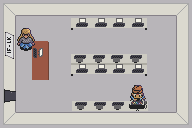

This game map was drawn from its Tiled (.tmx) file and the tilesets committed beside it. A one-line description and the full map source follow:
An orthogonal 12x8 tile map with 16x16 px tiles, 2 tile layers (Tile Layer 1, inder) and 13 objects (1, questmaster, door_if, inder).

<map version="1.8" tiledversion="1.8.2" orientation="orthogonal" renderorder="right-down" width="12" height="8" tilewidth="16" tileheight="16" infinite="0" nextlayerid="6" nextobjectid="15">
 <tileset firstgid="1" source="tileset.tsx" />
 <layer id="1" name="Tile Layer 1" width="12" height="8">
  <data encoding="csv">
728,729,730,731,732,733,734,735,736,737,738,739,
750,751,752,753,754,755,756,757,758,759,760,761,
772,773,774,775,776,777,778,779,780,781,782,783,
794,795,796,797,798,799,800,801,802,803,804,805,
816,817,818,819,820,821,822,823,824,825,826,827,
838,839,840,841,842,843,844,845,846,847,848,849,
860,861,862,863,864,865,866,867,868,869,870,871,
882,883,884,885,886,887,888,889,890,891,892,893
</data>
 </layer>
 <layer id="3" name="inder" width="12" height="8" offsetx="2" offsety="5.1">
  <data encoding="csv">
0,0,0,0,0,0,0,0,0,0,0,0,
828,829,830,0,0,0,0,0,0,0,0,0,
850,851,852,0,0,0,0,0,0,0,0,0,
0,0,0,0,0,0,0,0,0,0,0,0,
0,0,0,0,0,0,0,0,0,0,0,0,
0,0,0,0,0,0,0,0,785,0,0,0,
0,0,0,0,0,0,0,0,0,0,0,0,
0,0,0,0,0,0,0,0,0,0,0,0
</data>
 </layer>
 <objectgroup id="2" name="border">
  <object id="1" x="0.25" y="0.375" width="70.25" height="8.375" />
  <object id="2" x="70.875" y="0.3125" width="76" height="23.75" />
  <object id="3" x="147.375" y="0.4375" width="44.5" height="8.375" />
  <object id="4" x="176.375" y="9.1875" width="15.625" height="118.625" />
  <object id="5" x="0.375" y="112.313" width="175.375" height="15.375" />
  <object id="6" x="0.3125" y="8.8125" width="15.625" height="103" />
  <object id="7" x="32.0625" y="41.0625" width="16.625" height="29.25" />
  <object id="8" x="71.1875" y="54.0625" width="76" height="11.875" />
  <object id="10" x="72.25" y="100.938" width="76" height="11" />
 </objectgroup>
 <objectgroup id="4" name="spawn">
  <object id="11" name="1" x="16.9091" y="88.1818" width="16" height="16" />
 </objectgroup>
 <objectgroup id="5" name="event">
  <object id="12" name="questmaster" x="17.6667" y="28.6667" width="16" height="22.3333" />
  <object id="13" name="door_if" x="1.33333" y="88" width="16" height="16" />
  <object id="14" name="inder" x="129.667" y="83.6667" width="16" height="16" />
 </objectgroup>
</map>
